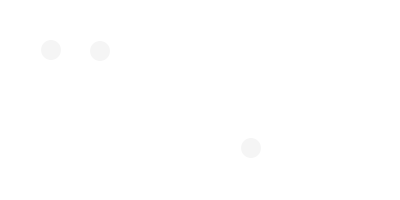
Frame 1 (no input)
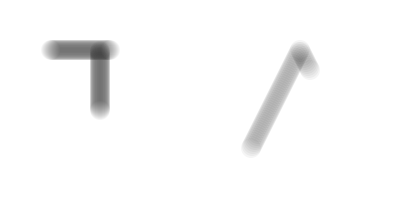
Frame 60 (the mouse pressed at the canvas centre just before this capture)
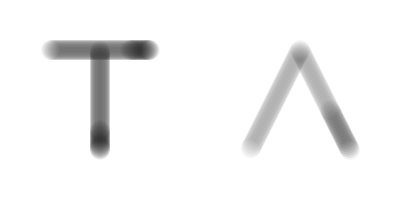
Frame 120 (the mouse held since frame 60 and released just before this capture)

The Processing sketch that drew these frames (run headless with seeded random() and noise(); from frame 60 on, the mouse is pressed at the canvas centre):

// Processing sketch: processing_42805
// ── processing_42805.pde

int x = 50;
int y = 150;
int speedx = 1;
int speedy = 2;

int x2 = 50;
int y2 = 50;
int speedx2 = 1;

void setup() {

  size(400, 200);
  background(255);
  smooth();
  noStroke();
  fill(0, 10);
  /*
  for (int i = 0; i < 400; i = i + 100) {
   rect(i, 0, 200, 200);
   }
   line(0, height/2, 1200, height/2);
   */
}

void draw() {

  x = x + speedx;
  y = y - speedy;
  x2 = x2 + speedx2;
  y2 = y2 + speedx2;

  pushMatrix();

  translate(0, 0);

  if (x2 == 150 || x2 == 50) {

    speedx2 = -speedx2;
  }

  ellipse(100, y2, 20, 20);
  ellipse(x2, 50, 20, 20);

  popMatrix();


  pushMatrix();

  translate(200, 0);

  if (x == 100) {

    speedy = -speedy;
  }

  if (x == 150 || x == 50) {

  speedy = -speedy;
  speedx = -speedx;
  }

  ellipse(x, y, 20, 20);

  popMatrix();
}
